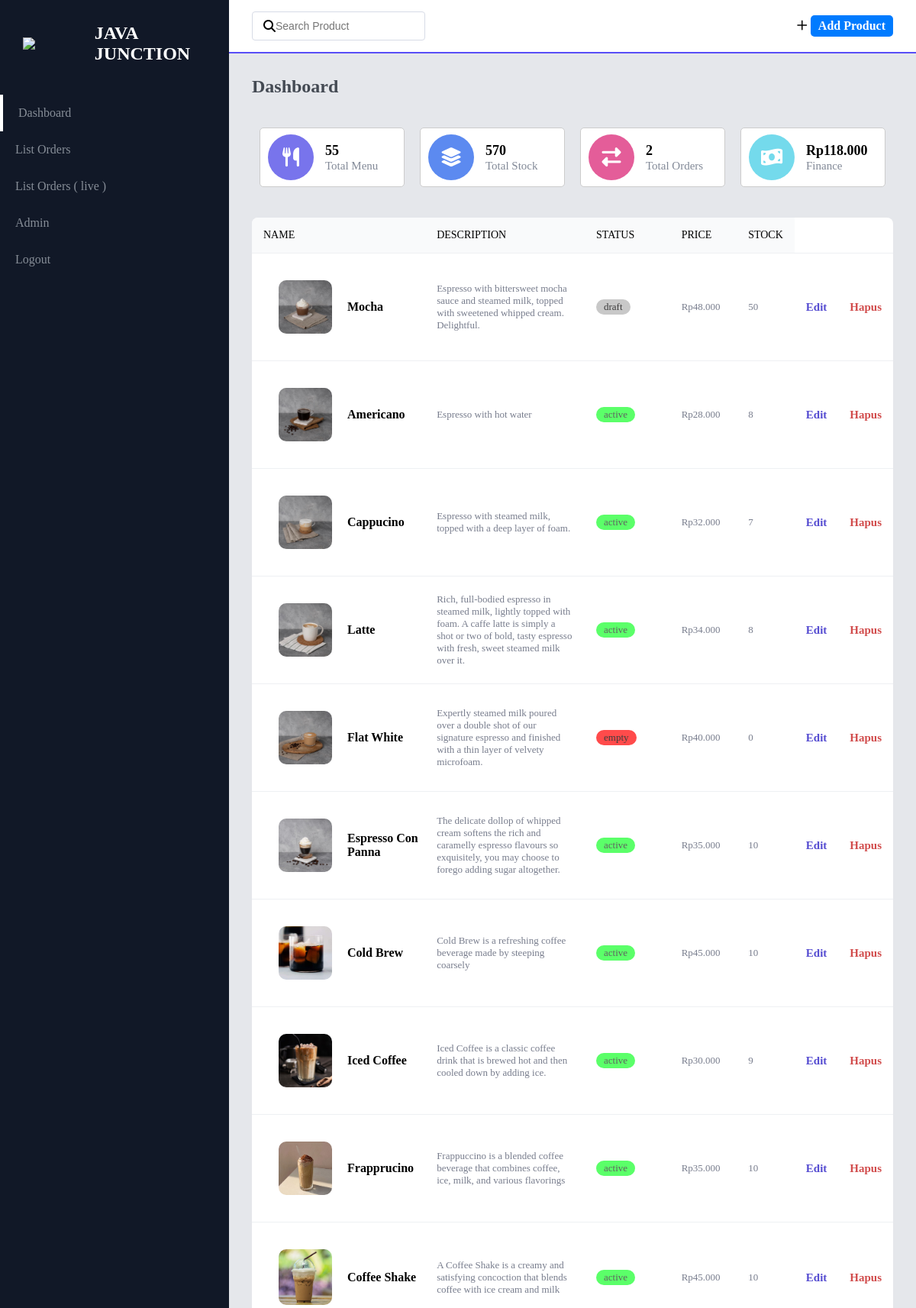
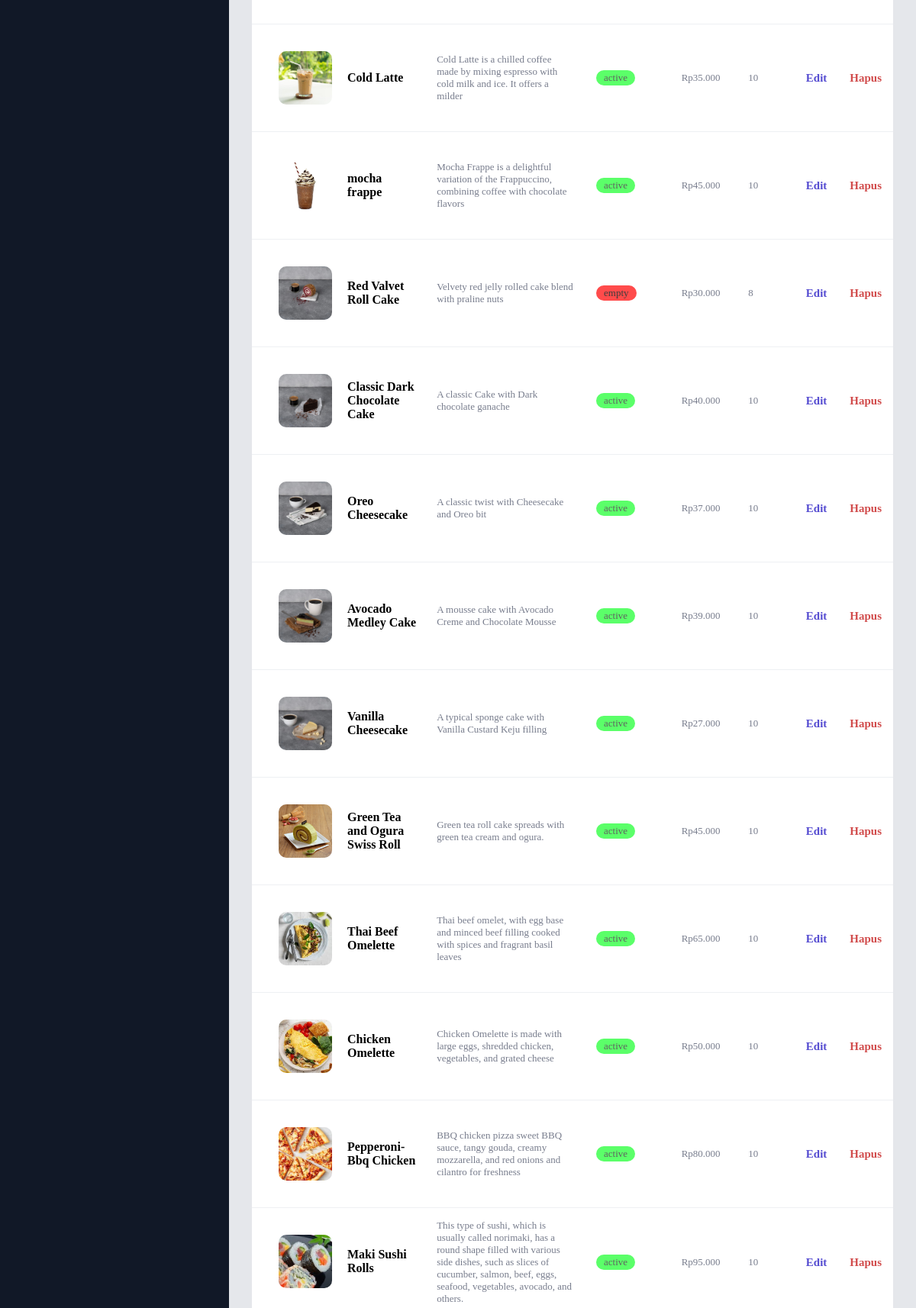
The page /pageadmin/dashboard/index.php (signed in, upper part) on the database its author committed (2 pictures, top to bottom).
### tables this page shows
CREATE TABLE `products` (
  `id_product` int(11) NOT NULL,
  `product_name` varchar(50) NOT NULL,
  `description` varchar(200) DEFAULT NULL,
  `category` varchar(15) DEFAULT NULL,
  `price` int(10) NOT NULL,
  `status` enum('active','draft','empty') NOT NULL,
  `stock` int(11) NOT NULL,
  `image` varchar(100) DEFAULT NULL
);

### component/functions.php (called while the page is built, shortened)
<?php
$db_host = 'localhost';
$db_name = 'javajunction';
$db_user_name = 'root';
$db_user_pass = '';
try {
    $conn = new PDO("mysql:host=$db_host;dbname=$db_name", $db_user_name, $db_user_pass);
    $conn->setAttribute(PDO::ATTR_ERRMODE, PDO::ERRMODE_EXCEPTION);
} catch (PDOException $e) {
    echo "Koneksi gagal: " . $e->getMessage();
    die();
}
function query($query)
{
    global $conn;
    try {
        $stmt = $conn->query($query);
        $rows = $stmt->fetchAll(PDO::FETCH_ASSOC);
        return $rows;
    } catch (PDOException $e) {
        echo "Query gagal: " . $e->getMessage();
        die();
    }
}

### pageadmin/dashboard/index.php (the view, shortened to what this page needs)
<?php
require_once '../../component/functions.php';
$products = query("SELECT * FROM products
ORDER BY
  CASE
    WHEN category = 'hot coffee' THEN 1
    WHEN category = 'cold coffee' THEN 2
    WHEN category = 'meal' THEN 3
    WHEN category = 'heavy meal' THEN 4
    WHEN category = 'snack' THEN 5
    WHEN category = 'cold drink' THEN 6
    ELSE 4
  END;
");
$stmt = $conn->prepare("SELECT * FROM products");
$stmt->execute();
$totalMenus = $stmt->rowCount();
$stmt = $conn->prepare("SELECT SUM(stock) AS total_stock FROM products");
$stmt->execute();
$result = $stmt->fetch();
$totalStock = $result['total_stock'];
$select_invoices = $conn->prepare("SELECT COUNT(DISTINCT invoice) AS total_invoices FROM orders");
$select_invoices->execute();
$total_invoices = $select_invoices->fetch(PDO::FETCH_ASSOC)['total_invoices'];
$stmt = $conn->prepare("SELECT SUM(grand_price) AS total_money FROM orders WHERE status != 'needs payment'");
$stmt->execute();
$result = $stmt->fetch();
$totalMoney = $result['total_money'];
?>
<!DOCTYPE html>
<html lang="en">
<head>
    <link rel="stylesheet" href="https://cdnjs.cloudflare.com/ajax/libs/font-awesome/6.2.1/css/all.min.css">
    <link rel="stylesheet" href="../css/index.css">
</head>
<body>
    <section id="menu">
        <div class="logo">
            <img src="../../img/logo.png" width="100PX">
            <h2>JAVA JUNCTION</h2>
        </div>
        <div class="items">
            <li class="active"><a href="index.php">Dashboard</a></li>
            <li><a href="../orders/index.php">List Orders</a></li>
            <li><a href="../orders/live.php">List Orders ( live )</a></li>
            <li><a href="../admin/index.php">Admin</a></li>
            <li><a href="../logout.php">Logout</a></li>
        </div>
    </section>
    <section id="interface">
        <div class="navigation">
            <div class="n1">
                <div class="search">
                    <i class="fa-solid fa-magnifying-glass"></i>
                    <input type="text" placeholder="Search Product" id="keyword-products">
                </div>
            </div>
            <div class="add-btn">
                <i class="far fa-add"></i>
                <a href="addProduct.php">Add Product</a>
            </div>
        </div>
        <h3 class="i-name">
            Dashboard
        </h3>
        <div class="values">
            <div class="val-box">
                <i class="fa-solid fa-utensils"></i>
                <div>
                    <h3><?= $totalMenus ?></h3>
                    <span>Total Menu</span>
                </div>
            </div>
            <div class="val-box">
                <i class="fa-solid fa-layer-group"></i>
                <div>
                    <h3><?= $totalStock ?></h3>
                    <span>Total Stock</span>
                </div>
            </div>
            <div class="val-box">
                <i class="fa-solid fa-right-left"></i>
                <div>
                    <h3><?= $total_invoices ?></h3>
                    <span>Total Orders</span>
                </div>
            </div>
            <div class="val-box">
                <i class="fa-solid fa-money-bill-wave"></i>
                <div>
                    <h3>Rp<?= number_format($totalMoney, 0, ',', '.'); ?></h3>
                    <span>Finance</span>
                </div>
            </div>
        </div>
        <div class="board" id="board">
            <table width="100%">
                <thead>
                    <tr>
                        <td>Name</td>
                        <td>Description</td>
                        <td>Status</td>
                        <td>Price</td>
                        <td>Stock</td>
                    </tr>
                </thead>
                <tbody>
                    <?php foreach ($products as $product) : ?>
                        <tr>
                            <td class="people">
                                <img src="../../img/<?= $product["image"] ?>" alt="">
                                <div class="people-desk">
                                    <h5><?= $product["product_name"] ?></h5>
                                </div>
                            <td class="people_des">
                                <p><?= $product["description"] ?></p>
                            </td>
                            <td class="status <?= ($product["status"] == "active") ? 'active' : (($product["status"] == "draft") ? 'draft' : 'empty') ?>">
                                <p><?= $product["status"] ?></p>
                            </td>
                            <td class="price">
                                <p> Rp<?= number_format($product["price"], 0, ',', '.'); ?></p>
                            </td>
                            <td class="stock">
                                <p><?= $product["stock"] ?></p>
                            </td>
                            <td class="edit">
                                <a href="edit.php?id_product=<?= $product["id_product"] ?>">Edit</a>
                            </td>
                            <td class="delete">
                                <a href="delete.php?id=<?= $product["id_product"]; ?>" onclick="return confirm('yakin?');">Hapus</a>
                            </td>
                            </td>
                        </tr>
                    <?php endforeach ?>
                </tbody>
            </table>
        </div>
    </section>
</body>
</html>

### pageadmin/css/index.css (style rules this page uses)
* { padding: 0; margin: 0; }
body { display: flex; width: 100%; background-color: #E5E7EB; position: relative; }
#menu { background-color: #111827; width: 300px; height: 100%; position: fixed; top: 0; left: 0; }
.logo { display: flex; align-items: center; color: #fff; padding: 30px 0 0 30px; }
.items { margin-top: 40px; height: 100%; }
.items li { list-style: none; padding: 15px 0; transition: 0.3s ease; }
.items li.active { border-left: 4px solid #fff; }
.items li a { width: 100%; margin: 15px 20px; text-decoration: none; color: rgb(134, 141, 151); font-weight: 300px; transition: 0.3s ease; }
#interface { width: calc(100% - 300px); margin-left: 300px; position: relative; }
#interface .navigation { display: flex; align-items: center; justify-content: space-between; background-color: #fff; padding: 15px 30px; border-bottom: 2px solid #594ef7; }
#interface .navigation .search { display: flex; justify-content: flex-start; align-items: center; padding: 10px 14px; border: 1px solid #d7dbe6; border-radius: 4px; }
#interface .navigation .search input { border: none; outline: none; font-size: 14px; }
.add-btn a { display: inline-block; padding: 5px 10px; font-size: 16px; font-weight: bold; text-align: center; text-decoration: none; background-color: #007bff; color: white; border-radius: 5px; border: none; cursor: pointer; transition: background-color 0.3s; }
.n1 { display: flex; justify-content: flex-start; align-items: center; }
.i-name { color: #444a53; padding: 30px 30px 0 30px; font-size: 24px; font-weight: 700; margin-top: 4y0px; }
.values { display: flex; justify-content: space-between; padding: 30px 30px 0 30px; align-items: center; }
.values .val-box { background-color: #fff; width: 215px; padding: 8px 0px 8px 10px ; border-radius: 5px; display: flex; justify-content: flex-start; align-items: center; }
.values .val-box i { font-size: 25px; width: 60px; height: 60px; line-height: 60px; border-radius: 50px; text-align: center; color: #fff; margin-right: 15px; }
.values .val-box:nth-child(1) i { background-color: #7874ec; }
.values .val-box:nth-child(2) i { background-color: #5c8af0; }
.values .val-box:nth-child(3) i { background-color: #e45d99; }
.values .val-box:nth-child(4) i { background-color: #74daec; }
.values .val-box h3 { font-size: 18px; font-weight: 600; }
.values .val-box span { font-size: 15px; color: #828997; }
.board { margin: 30px; overflow: auto; background-color: #fff; border-radius: 8px; }
.board h5 { font-weight: 600; font-size: 16px; }
.board p { font-weight: 400; font-size: 13px; color: #787d8d; }
.board .people { display: flex; justify-content: flex-start; align-items: center; text-align: start; width: 90%; }
.board .people img { width: 70px; border-radius: 10px; margin: 0 20px; }
table { border-collapse: collapse; }
tr { margin: 20px 0; border-bottom: 1px solid #eef0f3; }
tr td { margin: 20px 0; padding: 15px; }
thead td { font-size: 14px; text-transform: uppercase; font-weight: 400; background: #f9fafb; text-align: start; padding: 15px; }
tbody { padding: 10px 15px; }
.people_des { width: 30%; }
.status { width: 10%; }
.active p { background: #5bff69; padding: 2px 10px; display: inline-block; border-radius: 40px; color: #616161; }
.draft p { background: #c8c8c8; padding: 2px 10px; display: inline-block; border-radius: 40px; color: #3c3b3b; }
.empty p { background: rgb(255, 75, 75); padding: 2px 10px; display: inline-block; border-radius: 40px; color: rgb(61, 61, 61); }
.price { width: 10%; }
.edit a { text-decoration: none; font-size: 15px; color: #554cd1; font-weight: 600; }
.delete a { text-decoration: none; font-size: 15px; color: #d14c4c; font-weight: 600; }
.val-box { border: 1px solid #ccc; padding: 10px; margin: 10px; }
.status { width: 15%; }

### rows shown on the page
products: image (picture), product_name "Mocha", description "Espresso with bittersweet mocha sauce and steamed milk, topped with sweetened whipped cream. Delightful.", status "draft", price "48.000", stock "50"
products: image (picture), product_name "Americano", description "Espresso with hot water", status "active", price "28.000", stock "8"
products: image (picture), product_name "Cappucino", description "Espresso with steamed milk, topped with a deep layer of foam.", status "active", price "32.000", stock "7"
products: image (picture), product_name "Latte", description "Rich, full-bodied espresso in steamed milk, lightly topped with foam. A caffe latte is simply a shot or two of bold, tasty espresso with fresh, sweet steamed milk over it.", status "active", price "34.000", stock "8"
products: image (picture), product_name "Flat White", description "Expertly steamed milk poured over a double shot of our signature espresso and finished with a thin layer of velvety microfoam.", status "empty", price "40.000", stock "0"
products: image (picture), product_name "Espresso Con Panna", description "The delicate dollop of whipped cream softens the rich and caramelly espresso flavours so exquisitely, you may choose to forego adding sugar altogether.", status "active", price "35.000", stock "10"
products: image (picture), product_name "Cold Brew", description "Cold Brew is a refreshing coffee beverage made by steeping coarsely", status "active", price "45.000", stock "10"
products: image (picture), product_name "Iced Coffee", description "Iced Coffee is a classic coffee drink that is brewed hot and then cooled down by adding ice.", status "active", price "30.000", stock "9"
products: image (picture), product_name "Frapprucino", description "Frappuccino is a blended coffee beverage that combines coffee, ice, milk, and various flavorings", status "active", price "35.000", stock "10"
products: image (picture), product_name "Coffee Shake", description "A Coffee Shake is a creamy and satisfying concoction that blends coffee with ice cream and milk", status "active", price "45.000", stock "10"
products: image (picture), product_name "Cold Latte", description "Cold Latte is a chilled coffee made by mixing espresso with cold milk and ice. It offers a milder", status "active", price "35.000", stock "10"
products: image (picture), product_name "mocha frappe", description "Mocha Frappe is a delightful variation of the Frappuccino, combining coffee with chocolate flavors", status "active", price "45.000", stock "10"
products: image (picture), product_name "Red Valvet Roll Cake", description "Velvety red jelly rolled cake blend with praline nuts", status "empty", price "30.000", stock "8"
products: image (picture), product_name "Classic Dark Chocolate Cake", description "A classic Cake with Dark chocolate ganache", status "active", price "40.000", stock "10"
products: image (picture), product_name "Oreo Cheesecake", description "A classic twist with Cheesecake and Oreo bit", status "active", price "37.000", stock "10"
products: image (picture), product_name "Avocado Medley Cake", description "A mousse cake with Avocado Creme and Chocolate Mousse", status "active", price "39.000", stock "10"
products: image (picture), product_name "Vanilla Cheesecake", description "A typical sponge cake with Vanilla Custard Keju filling", status "active", price "27.000", stock "10"
products: image (picture), product_name "Green Tea and Ogura Swiss Roll", description "Green tea roll cake spreads with green tea cream and ogura.", status "active", price "45.000", stock "10"
products: shows a picture, product_name "Thai Beef Omelette", description "Thai beef omelet, with egg base and minced beef filling cooked with spices and fragrant basil leaves", status "active", price "65.000", stock "10"
products: shows a picture, product_name "Chicken Omelette", description "Chicken Omelette is made with large eggs, shredded chicken, vegetables, and grated cheese", status "active", price "50.000", stock "10"
products: shows a picture, product_name "Pepperoni-Bbq Chicken", description "BBQ chicken pizza sweet BBQ sauce, tangy gouda, creamy mozzarella, and red onions and cilantro for freshness", status "active", price "80.000", stock "10"
products: shows a picture, product_name "Maki Sushi Rolls", description "This type of sushi, which is usually called norimaki, has a round shape filled with various side dishes, such as slices of cucumber, salmon, beef, eggs, seafood, vegetables, avocado, and others.", status "active", price "95.000", stock "10"

### other values the page prints
$totalMenus "55"
$totalStock "570"
$total_invoices "2"
$totalMoney "118.000"
